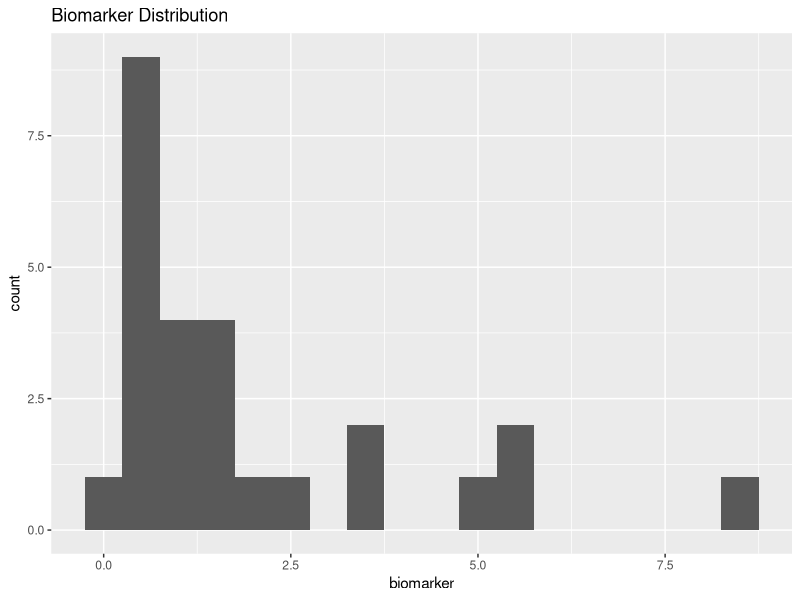
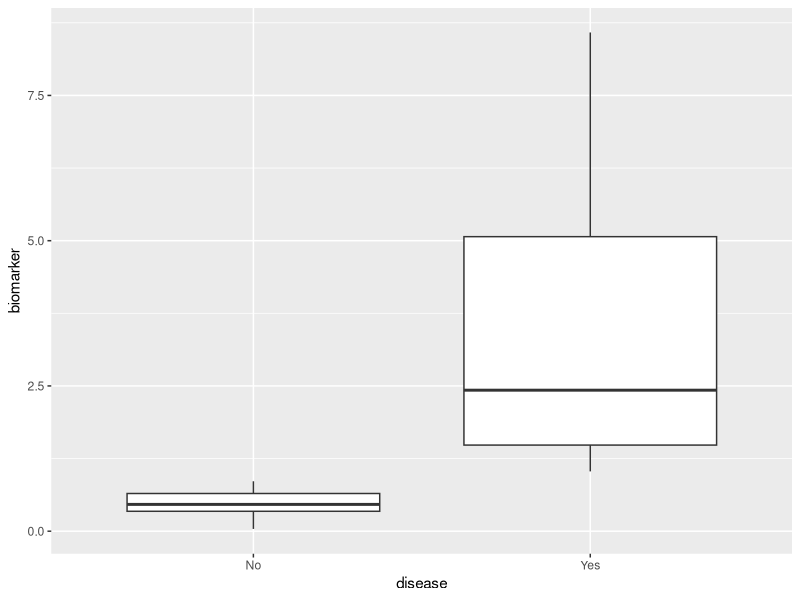
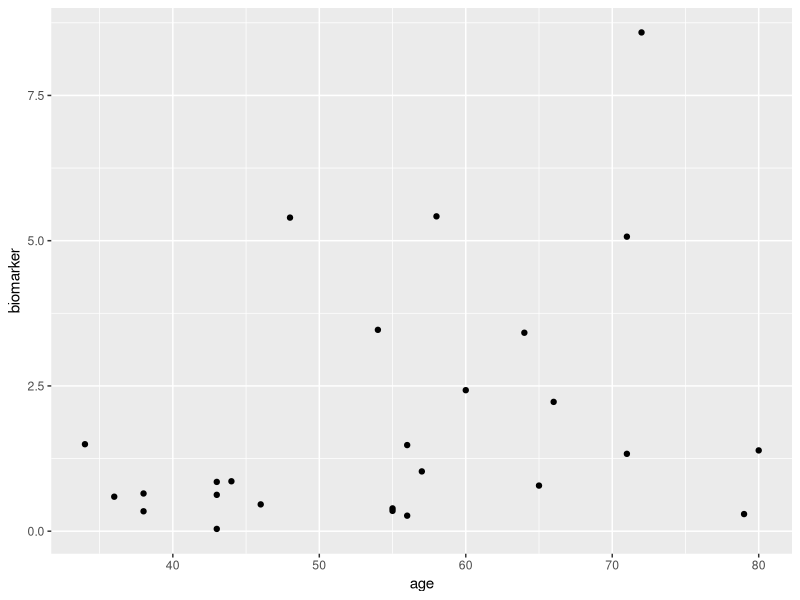

Source code (R) for these figures, in order:
# 03_figure.R

library(ggplot2)

data <- read.csv("output/clean_data.csv")

# Histogram
png("output/hist_biomarker.png")
ggplot(data, aes(x = biomarker)) +
  geom_histogram(binwidth = 0.5) +
  labs(title = "Biomarker Distribution")
dev.off()

# Boxplot
png("output/boxplot_biomarker.png")
ggplot(data, aes(x = disease, y = biomarker)) +
  geom_boxplot()
dev.off()

# Scatter
png("output/scatter_age_biomarker.png")
ggplot(data, aes(x = age, y = biomarker)) +
  geom_point()
dev.off()
